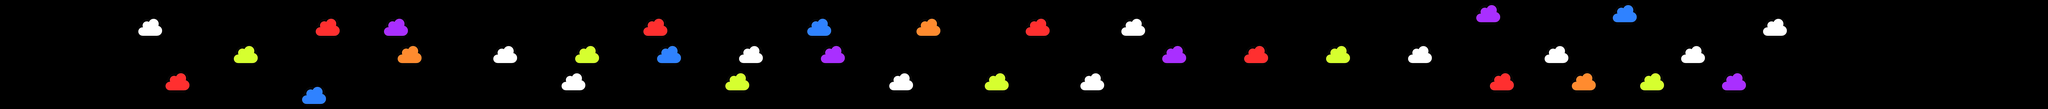

The image is a tile-based game level rendered from a .tmx file. Its description and source (layers, tilesets, objects; grid data summarised) follow:
An orthogonal 150x8 tile map with 64x64 px tiles, 1 tile layer (oblaki), 6 tilesets and 27 objects.

<map version="1.0" orientation="orthogonal" renderorder="right-down" width="150" height="8" tilewidth="64" tileheight="64" nextobjectid="36">
 <tileset firstgid="1" name="cloud2" tilewidth="64" tileheight="64">
  <image source="cloud2.png" width="128" height="128" />
 </tileset>
 <tileset firstgid="5" name="red" tilewidth="64" tileheight="64">
  <image source="red.png" width="128" height="128" />
 </tileset>
 <tileset firstgid="9" name="blue" tilewidth="64" tileheight="64">
  <image source="blue.png" width="128" height="128" />
 </tileset>
 <tileset firstgid="13" name="yellow" tilewidth="64" tileheight="64">
  <image source="yellow.png" width="128" height="128" />
 </tileset>
 <tileset firstgid="17" name="orange" tilewidth="64" tileheight="64">
  <image source="orange.png" width="128" height="128" />
 </tileset>
 <tileset firstgid="21" name="purple" tilewidth="64" tileheight="64">
  <image source="purple.png" width="128" height="128" />
 </tileset>
 <layer name="oblaki" width="150" height="8">
  <data>[1200 cells, 140 non-empty, 24 distinct tile ids]</data>
 </layer>
 <objectgroup name="bodovi">
  <object id="1" x="632" y="382">
   <ellipse />
  </object>
  <object id="2" x="1348" y="258">
   <ellipse />
  </object>
  <object id="6" x="1662" y="254">
   <ellipse />
  </object>
  <object id="7" x="2494" y="394">
   <ellipse />
  </object>
  <object id="8" x="2558" y="256">
   <ellipse />
  </object>
  <object id="9" x="2174" y="248">
   <ellipse />
  </object>
  <object id="10" x="2948" y="254">
   <ellipse />
  </object>
  <object id="11" x="3386" y="126">
   <ellipse />
  </object>
  <object id="12" x="3822" y="396">
   <ellipse />
  </object>
  <object id="13" x="4098" y="272">
   <ellipse />
  </object>
  <object id="17" x="4402" y="380">
   <ellipse />
  </object>
  <object id="18" x="4642" y="128">
   <ellipse />
  </object>
  <object id="19" x="4910" y="382">
   <ellipse />
  </object>
  <object id="20" x="5106" y="128">
   <ellipse />
  </object>
  <object id="21" x="5344" y="354">
   <ellipse />
  </object>
  <object id="22" x="5702" y="130">
   <ellipse />
  </object>
  <object id="24" x="5984" y="132">
   <ellipse />
  </object>
  <object id="25" x="6082" y="258">
   <ellipse />
  </object>
  <object id="26" x="5894" y="390">
   <ellipse />
  </object>
  <object id="27" x="6526" y="128">
   <ellipse />
  </object>
  <object id="28" x="6270" y="392">
   <ellipse />
  </object>
  <object id="29" x="6912" y="250">
   <ellipse />
  </object>
  <object id="30" x="7294" y="60">
   <ellipse />
  </object>
  <object id="31" x="7804" y="60">
   <ellipse />
  </object>
  <object id="33" x="8066" y="58">
   <ellipse />
  </object>
  <object id="34" x="8446" y="320">
   <ellipse />
  </object>
  <object id="35" x="962" y="62">
   <ellipse />
  </object>
 </objectgroup>
</map>